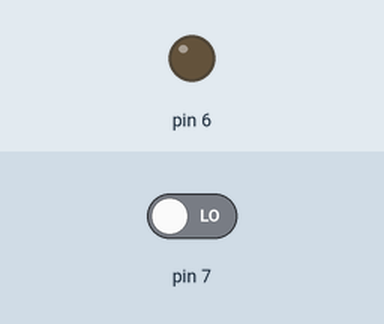
Recording of a sketch running on a simulated Arduino Uno, built with avr-gcc and run on an emulated ATmega328P. Shown: output pins drawn as LEDs (lit = HIGH). Inputs (shaded band) come from the test bench; at power-on: pin 7 LOW. What the sketch prints to the serial monitor is not drawn.

Above: at 1.2 s.
1.3 s: pin 7 driven HIGH
At 2.5 s:
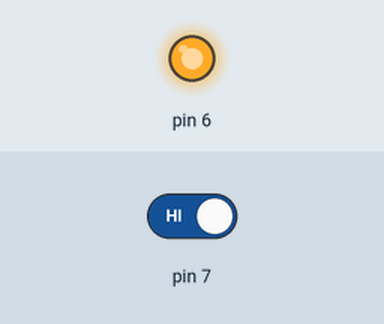
2.8 s: pin 7 driven LOW
At 3.8 s:
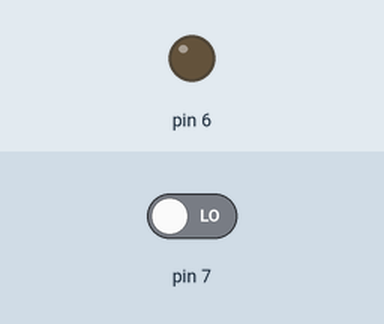
Timing chart, 0 to 5.8 s (numbered marks = the images above; inputs shaded):
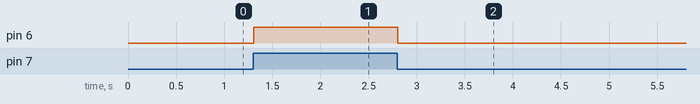

Measured:
- after the input at 1.3 s, pin 6: LOW → HIGH at once
- after the input at 2.8 s, pin 6: HIGH → LOW at once

The sketch:

Blink.ino
```cpp
 void setup() {
  Serial.begin(9600);
  pinMode(6, OUTPUT);
  pinMode(7, INPUT);
}
void loop() {
  int IRVAL = digitalRead(7);
  Serial.println(IRVAL);
  if(IRVAL == 1) {
    digitalWrite(6, HIGH);
  }
  else{
  digitalWrite(6, LOW);
  }
}
```
